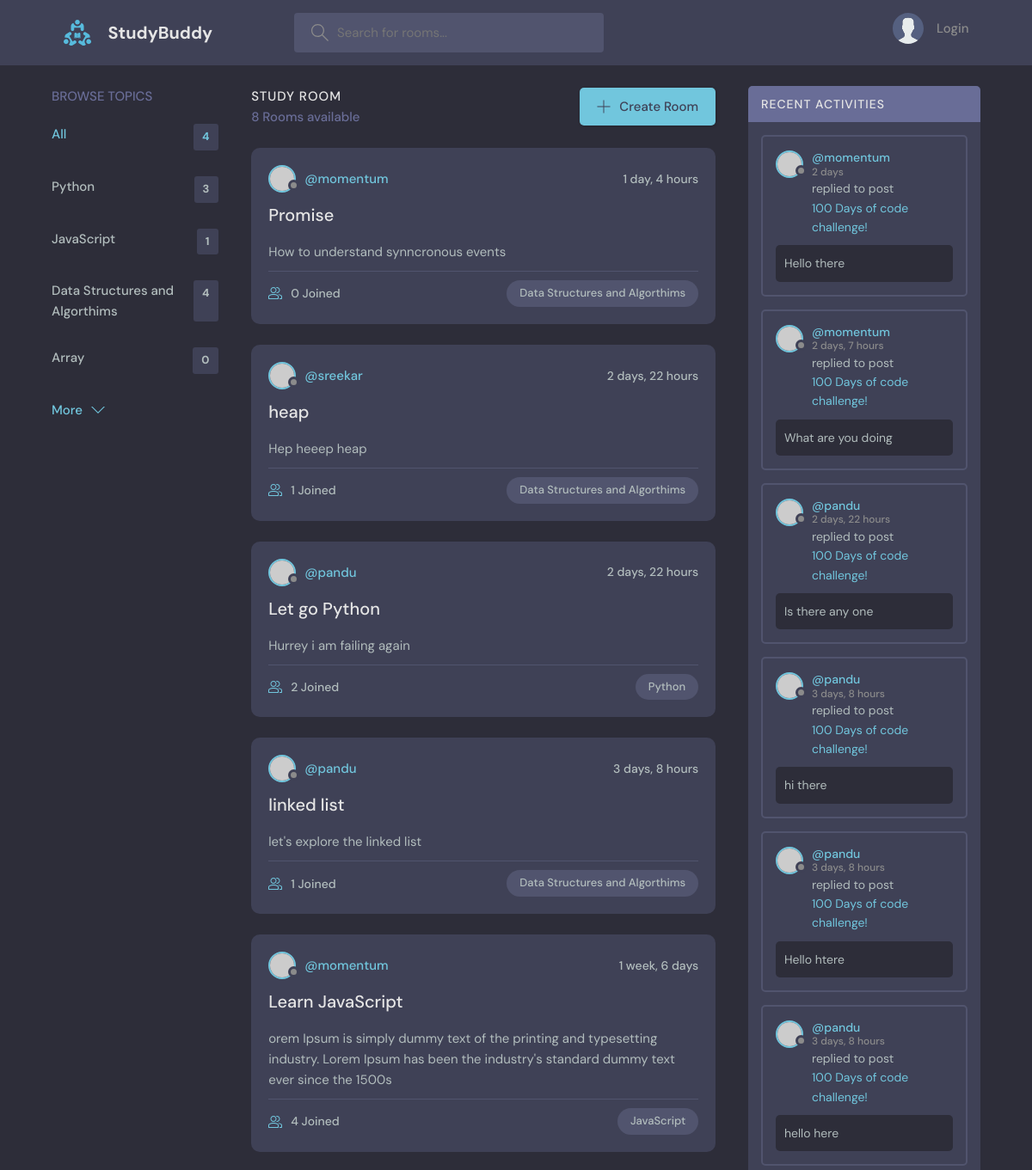
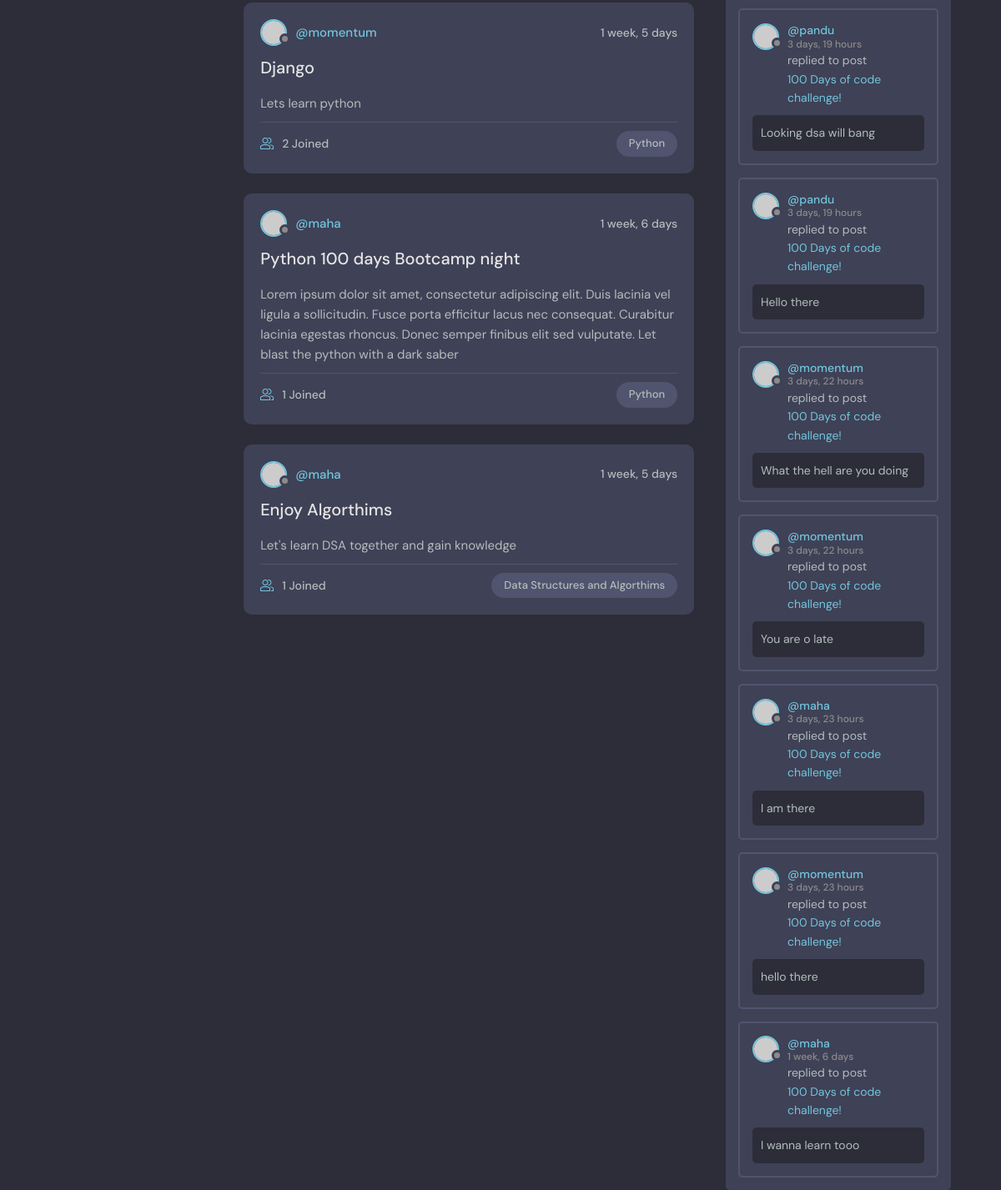
The page / on the database its author committed (2 pictures, top to bottom).
### base/models.py (models this page shows, shortened)
class Topic(models.Model):
    name = models.CharField(max_length=200)
    def __str__(self):
        return self.name

class Room(models.Model):
    host = models.ForeignKey(User, on_delete=models.SET_NULL, null=True)
    topic = models.ForeignKey(Topic, on_delete=models.SET_NULL, null=True)
    name = models.CharField(max_length=200)
    description = models.TextField()
    participants = models.ManyToManyField(
        User, blank=True, related_name='participants')
    updated = models.DateTimeField(auto_now=True)
    created = models.DateTimeField(auto_now_add=True)
    class Meta:
        ordering = ('-updated', '-created')

class Message(models.Model):
    user = models.ForeignKey(User, on_delete=models.CASCADE)
    room = models.ForeignKey(Room, on_delete=models.CASCADE)
    body = models.TextField()
    update = models.DateTimeField(auto_now=True)
    created = models.DateTimeField(auto_now_add=True)

### base/views.py (the view)
# urls.py: path('', views.home, name='home'),
def home(req):
    q = req.GET.get('q', '')
    rooms = Room.objects.filter(
        Q(topic__name__icontains=q) | Q(name__icontains=q) | Q(description__icontains=q) | Q(host__username__icontains=q))
    comments = Message.objects.filter(
        Q(room__topic__name__icontains=q)).order_by('-created')
    topics = Topic.objects.all()
    context = {'rooms': rooms, 'topics': topics,
               'room_count': rooms.count(), 'comments': comments}
    return render(req, 'base/home.html', context)

### base/templates/base/home.html (shortened to what this page needs)
{% extends 'main.html'%} {% block content %}
<main class="layout layout--3">
  <div class="container">
    {% include 'base/topics_component.html' %}
    <div class="roomList">
      <div class="roomList__header">
        <div>
          <h2>Study Room</h2>
          <p>{{ rooms.count }} Rooms available</p>
        </div>
        <a class="btn btn--main" href="{% url 'create-room' %}">
          <svg
            version="1.1"
            xmlns="http://www.w3.org/2000/svg"
            width="32"
            height="32"
            viewBox="0 0 32 32"
          >
            <title>add</title>
            <path
              d="M16.943 0.943h-1.885v14.115h-14.115v1.885h14.115v14.115h1.885v-14.115h14.115v-1.885h-14.115v-14.115z"
            ></path>
          </svg>
          Create Room
        </a>
      </div>
      {% include 'base/rooms_component.html' %}
    </div>
    {% include 'base/activity_component.html' %}
  </div>
</main>
{% endblock %}

### base/templates/base/topics_component.html
<div class="topics">
  <div class="topics__header">
    <h2>Browse Topics</h2>
  </div>
  <ul class="topics__list">
    <li>
      <a href="{% url 'home' %}" class="active"
        >All <span>{{ topics.count }}</span></a
      >
    </li>
    {%for topic in topics%}
    <li>
      <a href="{% url 'home' %}?q={{topic.name}}"
        >{{topic.name}} <span>{{topic.room_set.all.count}}</span></a
      >
    </li>
    {% endfor %}
  </ul>
  <a class="btn btn--link" href="topics.html">
    More
    <svg
      version="1.1"
      xmlns="http://www.w3.org/2000/svg"
      width="32"
      height="32"
      viewBox="0 0 32 32"
    >
      <title>chevron-down</title>
      <path d="M16 21l-13-13h-3l16 16 16-16h-3l-13 13z"></path>
    </svg>
  </a>
</div>

### base/templates/base/rooms_component.html (shortened to what this page needs)
{% for room in rooms%}
<div class="roomListRoom">
  <div class="roomListRoom__header">
    <a
      href="{% url 'user-profile' room.host.id %}"
      class="roomListRoom__author"
    >
      <div class="avatar avatar--small">
        <img src="https://randomuser.me/api/portraits/women/11.jpg" />
      </div>
      <span>@{{room.host.username}}</span>
    </a>
    <div class="roomListRoom__actions">
      <span>{{ room.created | timesince }}</span>
    </div>
  </div>
  <div class="roomListRoom__content">
    <a href="{% url 'room' room.id %}">{{ room.name }}</a>
    <p>{{ room.description }}</p>
  </div>
  <div class="roomListRoom__meta">
    <a href="{% url 'room' room.id %}" class="roomListRoom__joined">
      {{ room.participants.all.count }} Joined
    </a>
    <p class="roomListRoom__topic">{{ room.topic}}</p>
  </div>
</div>
{% endfor %}

### base/templates/base/activity_component.html (shortened to what this page needs)
<div class="activities">
  <div class="activities__header">
    <h2>Recent Activities</h2>
  </div>
  {% for comment in comments %}
  <div class="activities__box">
    <div class="activities__boxHeader roomListRoom__header">
      <a
        href="{% url 'user-profile' comment.user.id%}"
        class="roomListRoom__author"
      >
        <div class="avatar avatar--small">
          <img src="https://randomuser.me/api/portraits/women/11.jpg" />
        </div>
        <p>
          @{{ comment.user}}
          <span>{{ comment.created | timesince }}</span>
        </p>
      </a>
    </div>
    <div class="activities__boxContent">
      <p>
        replied to post
        <a href="{% url 'room' comment.room.id%}"
          >100 Days of code challenge!</a
        >
      </p>
      <div class="activities__boxRoomContent">{{comment.body}}</div>
    </div>
  </div>
  {% endfor %}
</div>

### rows shown on the page
Topic: name "Python", room_set.all.count "3"
Topic: name "JavaScript", room_set.all.count "1"
Topic: name "Data Structures and Algorthims", room_set.all.count "4"
Topic: name "Array", room_set.all.count "0"
Room: host.username "momentum", created "1 day, 4 hours", name "Promise", description "How to understand synncronous events", participants.all.count "0", topic "Data Structures and Algorthims"
Room: host.username "sreekar", created "2 days, 22 hours", name "heap", description "Hep heeep heap", participants.all.count "1", topic "Data Structures and Algorthims"
Room: host.username "pandu", created "2 days, 22 hours", name "Let go Python", description "Hurrey i am failing again", participants.all.count "2", topic "Python"
Room: host.username "pandu", created "3 days, 8 hours", name "linked list", description "let's explore the linked list", participants.all.count "1", topic "Data Structures and Algorthims"
Room: host.username "momentum", created "1 week, 6 days", name "Learn JavaScript", description "orem Ipsum is simply dummy text of the printing and typesetting industry. Lorem Ipsum has been the industry's standard dummy text ever since the 1500s", participants.all.count "4", topic "JavaScript"
Room: host.username "momentum", created "1 week, 5 days", name "Django", description "Lets learn python", participants.all.count "2", topic "Python"
Room: host.username "maha", created "1 week, 6 days", name "Python 100 days Bootcamp night", description "Lorem ipsum dolor sit amet, consectetur adipiscing elit. Duis lacinia vel ligula a sollicitudin. Fusce porta efficitur lacus nec consequat. Curabitur lacinia egestas rhoncus. Donec semper finibus elit sed vulputate. Let blast the python with a dark saber", participants.all.count "1", topic "Python"
Room: host.username "maha", created "1 week, 5 days", name "Enjoy Algorthims", description "Let's learn DSA together and gain knowledge", participants.all.count "1", topic "Data Structures and Algorthims"
Message: user "momentum", created "2 days", body "Hello there"
Message: user "momentum", created "2 days, 7 hours", body "What are you doing"
Message: user "pandu", created "2 days, 22 hours", body "Is there any one"
Message: user "pandu", created "3 days, 8 hours", body "hi there"
Message: user "pandu", created "3 days, 8 hours", body "Hello htere"
Message: user "pandu", created "3 days, 8 hours", body "hello here"
Message: user "pandu", created "3 days, 19 hours", body "Looking dsa will bang"
Message: user "pandu", created "3 days, 19 hours", body "Hello there"
Message: user "momentum", created "3 days, 22 hours", body "What the hell are you doing"
Message: user "momentum", created "3 days, 22 hours", body "You are o late"
Message: user "maha", created "3 days, 23 hours", body "I am there"
Message: user "momentum", created "3 days, 23 hours", body "hello there"
Message: user "maha", created "1 week, 6 days", body "I wanna learn tooo"

### other values the page prints
{{ topics.count }} "4"
{{ rooms.count }} "8"
